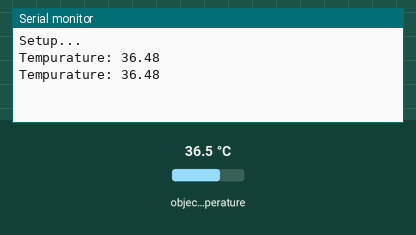
Simulated run of this sketch. Board: Arduino Uno, built with avr-gcc and run on an emulated ATmega328P. On the bench: the last lines printed to the serial monitor. Wiring (inferred from the names in the program): MLX90614 thermometer at I2C address 0x5A. The test bench sets the inputs (shaded band); at power-on: object temperature 36.5 °C.

Above: at 1.8 s.
1.9 s: object temperature set to 20 °C
At 2.3 s:
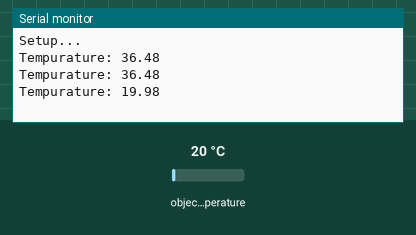
3.4 s: object temperature set to 26 °C
At 4.8 s:
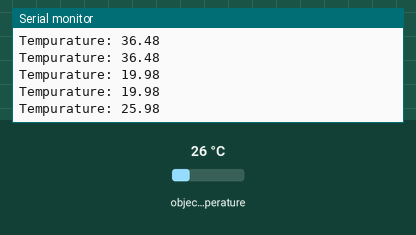
Timing chart, 0 to 6.4 s (numbered marks = the images above; inputs shaded):
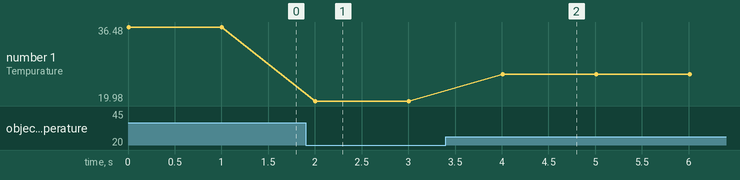

Measured:
- after the input at 1.9 s, the serial monitor: prints a new line after 0.10 s (image 1)
- after the input at 3.4 s, the serial monitor: prints a new line after 0.61 s (image 2)
- plotted number 1: 36.48 → 19.98 after the input at 1.9 s, 19.98 → 25.98 after the input at 3.4 s

The sketch:

MLX90614_example.ino
```cpp
#include <i2cmaster.h>  //调用IIC库

void setup() {
  Serial.begin(9600);  //设置串口波特率
  Serial.println("Setup...");  //启动提示

  i2c_init(); //初始化IIC总线
  PORTC = (1 << PORTC4) | (1 << PORTC5);//上拉使能
}
void loop() {
  int Dev24C02 = 0x5A << 1;
  int data_low = 0;
  int data_high = 0;
  int pec = 0;

  i2c_start_wait(Dev24C02 + I2C_WRITE);  //设置IIC地址
  i2c_write(0x07);

  //读数
  i2c_rep_start(Dev24C02 + I2C_READ);
  data_low = i2c_readAck(); //Read 1 byte and then send ack
  data_high = i2c_readAck(); //Read 1 byte and then send ack
  pec = i2c_readNak();
  i2c_stop();

  //这将一起转换高低字节,渲染出温度.MSB是一个错误位,忽略温度
  double tempFactor = 0.02; // 每LSB为0.02度(MLX90614的测量分辨率)
  double tempData = 0x0000; // 使数据归零
  int frac; // 小数点后的数据

  // 掩盖高字节的错误位，然后移动让它留下8位，并增加了低字节。
  tempData = (double)(((data_high & 0x007F) << 8) + data_low);
  tempData = (tempData * tempFactor) - 0.01;

  float celcius = tempData - 273.15;  //定义摄氏度
  Serial.print("Tempurature: ");   //输出到串口: "摄氏度:"
  Serial.println(celcius);  //输出到串口: 温度的数据
  delay(1000); //延时1秒
}
```

twimaster.cpp
```cpp
/*************************************************************************
* Title:    I2C master library using hardware TWI interface
* Author:   Peter Fleury <pfleury@gmx.ch>  http://jump.to/fleury
* File:     $Id: twimaster.c,v 1.3 2005/07/02 11:14:21 Peter Exp $
* Software: AVR-GCC 3.4.3 / avr-libc 1.2.3
* Target:   any AVR device with hardware TWI
* Usage:    API compatible with I2C Software Library i2cmaster.h
**************************************************************************/
#include <inttypes.h>
#include <compat/twi.h>

#include <i2cmaster.h>


/* define CPU frequency in Mhz here if not defined in Makefile */
#ifndef F_CPU
#define F_CPU 16000000UL
#endif

/* I2C clock in Hz */
#define SCL_CLOCK 50000L


/*************************************************************************
 Initialization of the I2C bus interface. Need to be called only once
*************************************************************************/
void i2c_init(void)
{
  /* initialize TWI clock: 100 kHz clock, TWPS = 0 => prescaler = 1 */

  TWSR = 0;                         /* no prescaler */
  TWBR = ((F_CPU/SCL_CLOCK)-16)/2;  /* must be > 10 for stable operation */

}/* i2c_init */


/*************************************************************************
  Issues a start condition and sends address and transfer direction.
  return 0 = device accessible, 1= failed to access device
*************************************************************************/
unsigned char i2c_start(unsigned char address)
{
    uint8_t   twst;

	// send START condition
	TWCR = (1<<TWINT) | (1<<TWSTA) | (1<<TWEN);

	// wait until transmission completed
	while(!(TWCR & (1<<TWINT)));

	// check value of TWI Status Register. Mask prescaler bits.
	twst = TW_STATUS & 0xF8;
	if ( (twst != TW_START) && (twst != TW_REP_START)) return 1;

	// send device address
	TWDR = address;
	TWCR = (1<<TWINT) | (1<<TWEN);

	// wail until transmission completed and ACK/NACK has been received
	while(!(TWCR & (1<<TWINT)));

	// check value of TWI Status Register. Mask prescaler bits.
	twst = TW_STATUS & 0xF8;
	if ( (twst != TW_MT_SLA_ACK) && (twst != TW_MR_SLA_ACK) ) return 1;

	return 0;

}/* i2c_start */


/*************************************************************************
 Issues a start condition and sends address and transfer direction.
 If device is busy, use ack polling to wait until device is ready

 Input:   address and transfer direction of I2C device
*************************************************************************/
void i2c_start_wait(unsigned char address)
{
    uint8_t   twst;


    while ( 1 )
    {
	    // send START condition
	    TWCR = (1<<TWINT) | (1<<TWSTA) | (1<<TWEN);

    	// wait until transmission completed
    	while(!(TWCR & (1<<TWINT)));

    	// check value of TWI Status Register. Mask prescaler bits.
    	twst = TW_STATUS & 0xF8;
    	if ( (twst != TW_START) && (twst != TW_REP_START)) continue;

    	// send device address
    	TWDR = address;
    	TWCR = (1<<TWINT) | (1<<TWEN);

    	// wail until transmission completed
    	while(!(TWCR & (1<<TWINT)));

    	// check value of TWI Status Register. Mask prescaler bits.
    	twst = TW_STATUS & 0xF8;
    	if ( (twst == TW_MT_SLA_NACK )||(twst ==TW_MR_DATA_NACK) )
    	{
    	    /* device busy, send stop condition to terminate write operation */
	        TWCR = (1<<TWINT) | (1<<TWEN) | (1<<TWSTO);

	        // wait until stop condition is executed and bus released
	        while(TWCR & (1<<TWSTO));

    	    continue;
    	}
    	//if( twst != TW_MT_SLA_ACK) return 1;
    	break;
     }

}/* i2c_start_wait */


/*************************************************************************
 Issues a repeated start condition and sends address and transfer direction

 Input:   address and transfer direction of I2C device

 Return:  0 device accessible
          1 failed to access device
*************************************************************************/
unsigned char i2c_rep_start(unsigned char address)
{
    return i2c_start( address );

}/* i2c_rep_start */


/*************************************************************************
 Terminates the data transfer and releases the I2C bus
*************************************************************************/
void i2c_stop(void)
{
    /* send stop condition */
	TWCR = (1<<TWINT) | (1<<TWEN) | (1<<TWSTO);

	// wait until stop condition is executed and bus released
	while(TWCR & (1<<TWSTO));

}/* i2c_stop */


/*************************************************************************
  Send one byte to I2C device

  Input:    byte to be transfered
  Return:   0 write successful
            1 write failed
*************************************************************************/
unsigned char i2c_write( unsigned char data )
{
    uint8_t   twst;

	// send data to the previously addressed device
	TWDR = data;
	TWCR = (1<<TWINT) | (1<<TWEN);

	// wait until transmission completed
	while(!(TWCR & (1<<TWINT)));

	// check value of TWI Status Register. Mask prescaler bits
	twst = TW_STATUS & 0xF8;
	if( twst != TW_MT_DATA_ACK) return 1;
	return 0;

}/* i2c_write */


/*************************************************************************
 Read one byte from the I2C device, request more data from device

 Return:  byte read from I2C device
*************************************************************************/
unsigned char i2c_readAck(void)
{
	TWCR = (1<<TWINT) | (1<<TWEN) | (1<<TWEA);
	while(!(TWCR & (1<<TWINT)));

    return TWDR;

}/* i2c_readAck */


/*************************************************************************
 Read one byte from the I2C device, read is followed by a stop condition

 Return:  byte read from I2C device
*************************************************************************/
unsigned char i2c_readNak(void)
{
	TWCR = (1<<TWINT) | (1<<TWEN);
	while(!(TWCR & (1<<TWINT)));

    return TWDR;

}/* i2c_readNak */
```
